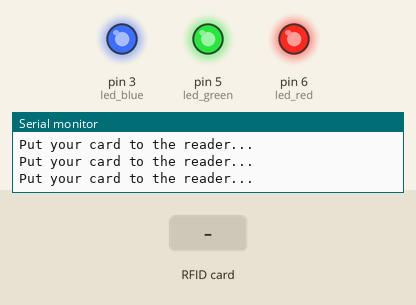
This sketch was run on a simulated Arduino Uno, built with avr-gcc and run on an emulated ATmega328P. On the bench: output pins drawn as LEDs (lit = HIGH), the last lines printed to the serial monitor. Inputs (shaded band) come from the test bench. Pins used as bus, display or sensor lines are not drawn.

Above: at 1.2 s.
1.3 s: RFID card D3 87 2E 1D held to the reader
At 2.1 s:
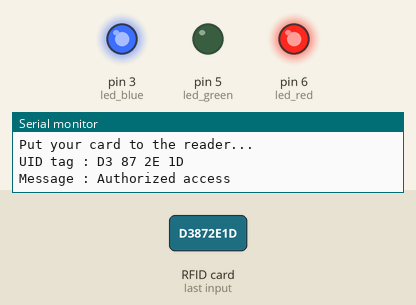
Timing chart, 0 to 5.1 s (numbered marks = the images above; inputs shaded):
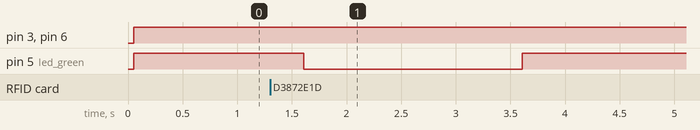

The sketch:

sketch_dec02a.ino
```cpp
#include <SPI.h>
#include <MFRC522.h>

#define SS_PIN 10
#define RST_PIN 9
#define PIR_PIN 2

int led_red = 6; //RED
int led_green = 5; //GREEN
int led_blue = 3; //BLUE

MFRC522 mfrc522(SS_PIN, RST_PIN);   // Create MFRC522 instance.

void setup() {
  pinMode(led_red, OUTPUT);
  pinMode(led_green, OUTPUT);
  pinMode(led_blue, OUTPUT);
  Serial.begin(9600);   // Initiate a serial communication
  SPI.begin();      // Initiate  SPI bus
  mfrc522.PCD_Init();   // Initiate MFRC522
}

void loop() {
  digitalWrite (led_red, HIGH);
  digitalWrite (led_blue, HIGH);
  digitalWrite (led_green, HIGH);

  // Look for new cards
  Serial.println("Put your card to the reader...");
  Serial.println();
delay(500);
  if ( ! mfrc522.PICC_IsNewCardPresent())
  {
    return;
  }
  // Select one of the cards
  if ( ! mfrc522.PICC_ReadCardSerial())
  {
    return;
  }
  //Show UID on serial monitor
  Serial.print("UID tag :");
  String content = "";
  byte letter;
  for (byte i = 0; i < mfrc522.uid.size; i++)
  {
    Serial.print(mfrc522.uid.uidByte[i] < 0x10 ? " 0" : " ");
    Serial.print(mfrc522.uid.uidByte[i], HEX);
    content.concat(String(mfrc522.uid.uidByte[i] < 0x10 ? " 0" : " "));
    content.concat(String(mfrc522.uid.uidByte[i], HEX));
  }
  Serial.println();
  Serial.print("Message : ");
  content.toUpperCase();
  if (content.substring(1) == "D3 87 2E 1D" || content.substring(1) == "43 EC 61 AC" || content.substring(1) == "F3 33 5E AC")
  {
    Serial.println("Authorized access");
    Serial.println();
    digitalWrite (led_red, HIGH);
    digitalWrite (led_blue, HIGH);
    digitalWrite (led_green, LOW);
    delay(2000);
    digitalWrite (led_green, HIGH);

  }

  else   {
    Serial.println(" Access denied");
    digitalWrite (led_red, LOW);
    digitalWrite (led_blue, HIGH);
    digitalWrite (led_green, HIGH);
    delay(2000);
    digitalWrite (led_red, HIGH);

  }

  delay(5000);
}
```

Measured:
- after the input at 1.3 s, pin 5 (led_green): HIGH → LOW after 0.31 s, → HIGH 2.0 s later
